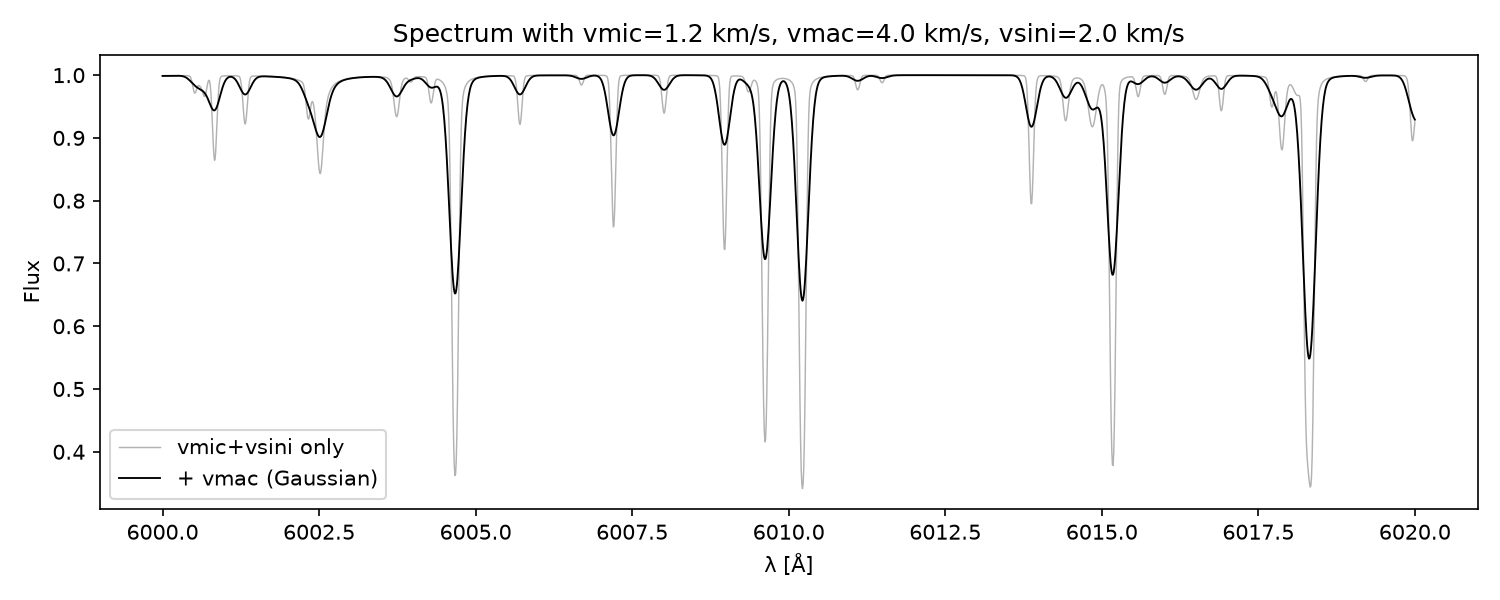

Write the Julia code that produced this figure.
# vmic + vmac Example (Julia)
# Demonstrates microturbulence (a real Korg `synth` keyword) alongside
# macroturbulence (NOT a Korg keyword -- applied manually as a post-hoc
# Gaussian convolution, which is the standard way it's handled anyway).

println(">>> [1/6] Loading packages...")
using Korg
using PyPlot
using Statistics   # for `mean`, used in the macroturbulence kernel below
println(">>> [1/6] Packages loaded: Korg, PyPlot, Statistics")

# ---------------------------------------------------------------------------
# 1. Define stellar parameters
# ---------------------------------------------------------------------------
Teff = 5800.0
logg = 4.40
M_H  = 0.0

vmic  = 1.2   # microturbulence (km/s) -- a real `synth` keyword
vmac  = 4.0   # macroturbulence (km/s) -- NOT a `synth` keyword; see below
vsini = 2.0   # rotational broadening (km/s) -- a real `synth` keyword

# ---------------------------------------------------------------------------
# 2. Wavelength range and linelist
# ---------------------------------------------------------------------------
λmin = 6000.0
λmax = 6020.0

println(">>> [2/6] Loading VALD solar linelist...")
linelist = Korg.get_VALD_solar_linelist()  # `get_linelist` does not exist
println(">>> [2/6] Linelist loaded: $(length(linelist)) lines")

# ---------------------------------------------------------------------------
# 3. Synthesize spectrum with vmic + vsini (vmac is NOT passed here)
# ---------------------------------------------------------------------------
# `synth` has no `λmin=`/`λmax=` keywords -- must be `wavelengths=(λmin,λmax)`.
# `synth` also has no `vmac=` keyword at all: microturbulence is a physical
# velocity field that widens each line's intrinsic profile during radiative
# transfer, so Korg needs it as an input to `synth`/`synthesize`. Macroturbulence
# is conventionally just a Gaussian smoothing of the emergent spectrum (an
# approximation to disk-integrated large-scale velocity cells), so it's
# applied as a separate convolution step after synthesis, not inside it.
println(">>> [3/6] Running Korg.synth (vmic + vsini only; vmac applied below)...")
wls, flux, cont = Korg.synth(
    Teff  = Teff,
    logg  = logg,
    M_H   = M_H,
    vmic  = vmic,
    vsini = vsini,
    linelist    = linelist,
    wavelengths = (λmin, λmax)
)
println(">>> [3/6] Synthesis complete: $(length(wls)) points")

# ---------------------------------------------------------------------------
# 4. Apply macroturbulent broadening as a Gaussian convolution
# ---------------------------------------------------------------------------
# Converts a macroturbulent velocity (km/s) to a Gaussian sigma in Å at a
# representative wavelength, then convolves the flux with that kernel.
# This is a simple direct-sum convolution (fine for a ~2000-point window);
# for very large spectra you'd want an FFT-based convolution instead.
function gaussian_broaden(wls::Vector{Float64}, flux::Vector{Float64}, vmac_kms::Float64)
    c_kms = 2.99792458e5
    dλ = mean(diff(wls))                # assume roughly uniform sampling
    λ0 = mean(wls)
    σ_λ   = vmac_kms / c_kms * λ0       # Gaussian sigma in Å
    σ_pix = σ_λ / dλ                    # Gaussian sigma in pixels

    half_width = ceil(Int, 4 * σ_pix)
    offsets = -half_width:half_width
    kernel  = [exp(-0.5 * (Δ / σ_pix)^2) for Δ in offsets]
    kernel ./= sum(kernel)

    n = length(flux)
    broadened = similar(flux)
    for i in 1:n
        s = 0.0
        for (k, Δ) in zip(kernel, offsets)
            j = clamp(i + Δ, 1, n)      # edge-clamp instead of zero-padding
            s += flux[j] * k
        end
        broadened[i] = s
    end
    return broadened
end

println(">>> [4/6] Applying macroturbulent (vmac=$(vmac) km/s) broadening...")
flux_broadened = gaussian_broaden(wls, flux, vmac)
println(">>> [4/6] Broadening complete.")

# ---------------------------------------------------------------------------
# 5. Plot the result
# ---------------------------------------------------------------------------
println(">>> [5/6] Building plot...")
figure(figsize=(10, 4))
plot(wls, flux,            color="gray",  linewidth=0.7, alpha=0.6, label="vmic+vsini only")
plot(wls, flux_broadened,  color="black", linewidth=0.9, label="+ vmac (Gaussian)")
xlabel("λ [Å]")
ylabel("Flux")
title("Spectrum with vmic=$(vmic) km/s, vmac=$(vmac) km/s, vsini=$(vsini) km/s")
legend()
tight_layout()

outpath = "korg_vmic_vmac_broadening.png"
savefig(outpath, dpi=150)
println(">>> [6/6] Plot saved to: $(abspath(outpath))")
println(">>> [6/6] Done.")
